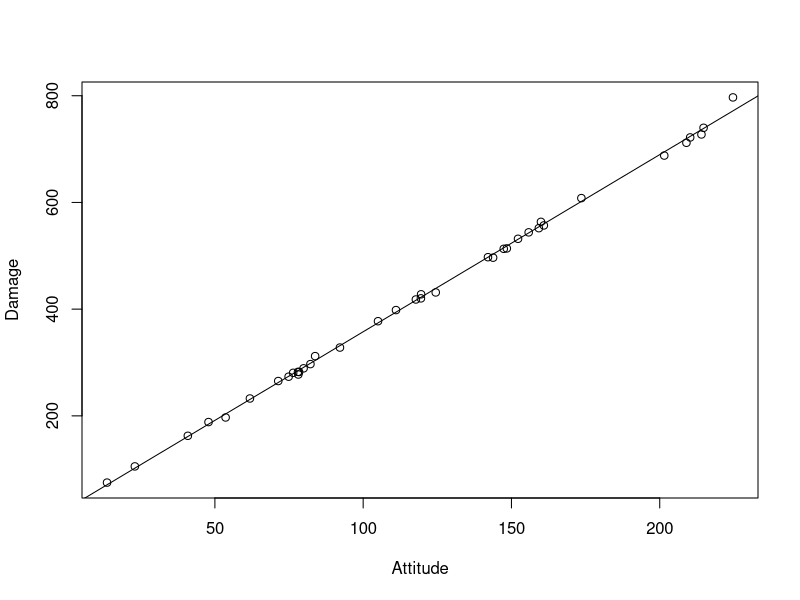
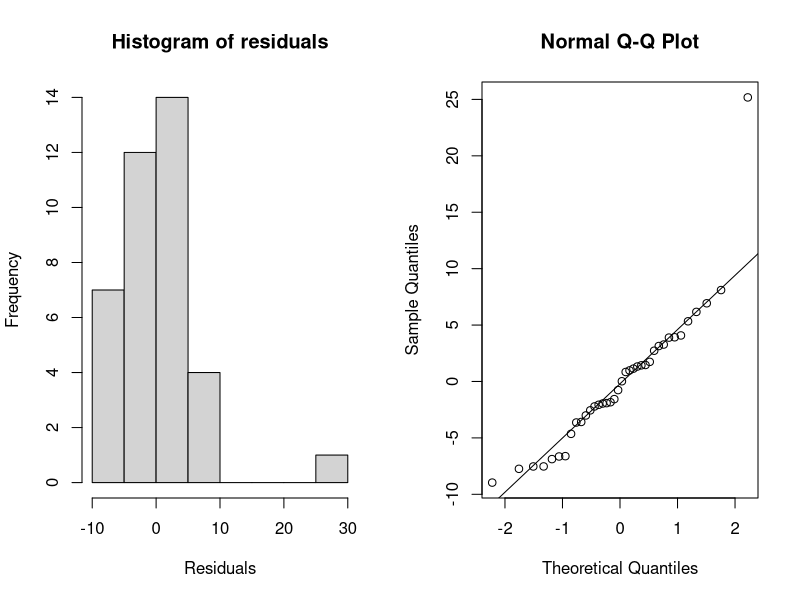
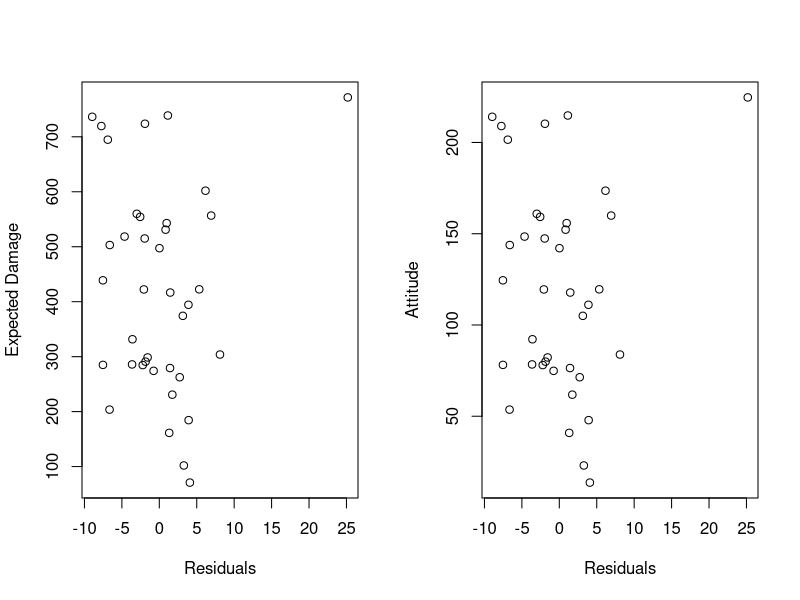
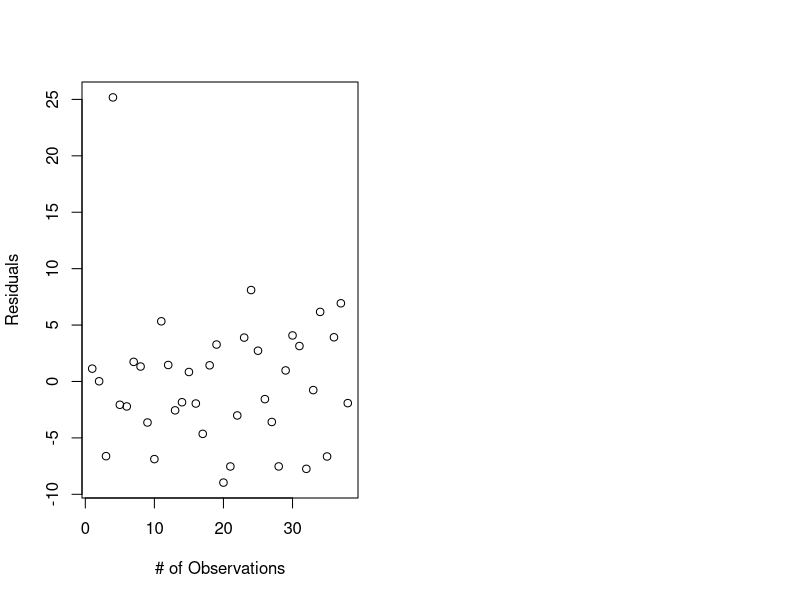

Recreate these plots in R, in order.
# set the path in R
setwd("C:../RegressionAnalysis") 
# Data Insertion
rm(list=ls())
Data<-read.table(file="data.txt" ,header=T ,na.strings=c("uns")) 

# Delete the observations with NA
Data <- na.omit(Data)

# Choose 38 observations
Data <- Data[sample(1:nrow(Data), size = 38), ]
Data

# Correlation Coefficient between Damage-Attitude
Damage<-Data[,1]
Attitude<-Data[,5]
cor.test(Damage,Attitude)



# Model Fit
results <-lm(Data$damage~Data$attitude)
summary(results)
confint(results)

#simple linear model hypothesis tests
plot(Data$attitude,Data$damage,xlab="Attitude",ylab="Damage") 
abline(results)
par(mfrow=c(1,2))
hist(results$res,main = "Histogram of residuals",xlab = "Residuals")
qqnorm(residuals(results)) 
qqline(residuals(results))
shapiro.test(results$residuals)
plot(results$res, results$fitted, xlab="Residuals",ylab="Expected Damage")
plot(results$res, Data$attitude , xlab="Residuals", ylab="Attitude")
plot(1:38,residuals(results), xlab="# of Observations", ylab="Residuals")


# Multiple Linear Model
Damage <- Data$damage
Sex <- as.factor(Data$sex)
Faction <- as.factor(Data$faction)
Class<-as.factor(Data$class)
Attitude <- Data$attitude
resultsMult <- lm(Damage~Attitude+Sex+Faction+Class)
resultsMult
confint(resultsMult)

summary(resultsMult)
confint(resultsMult)

# prediction
predict(resultsMult,list(Attitude=c(mean(Attitude)), Sex=c("woman"), Faction=c("elf"), Class=c("wizard")), int="c")